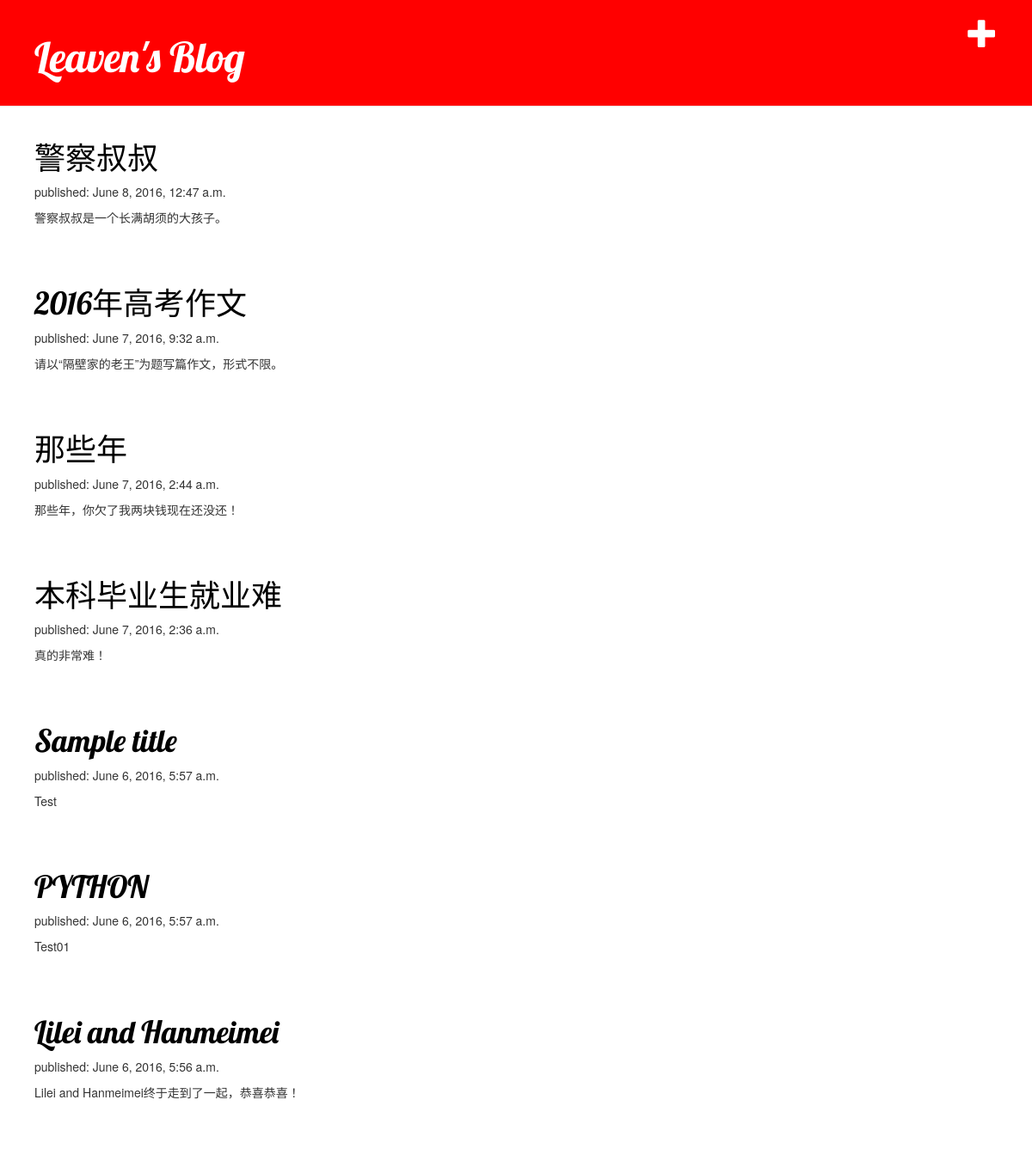
The page / on the database its author committed.
### blog/models.py (models this page shows, shortened)
class Post(models.Model):
    author = models.ForeignKey(User)
    title = models.CharField(max_length=200)
    text = models.TextField()
    created_date = models.DateTimeField(default=timezone.now)
    published_date = models.DateTimeField(blank=True, null=True)

### blog/views.py (the view)
# urls.py: url(r'^$', views.post_list),
def post_list(request):
    posts = Post.objects.filter(published_date__isnull=False).order_by('-published_date')
    return render(request, 'blog/post_list.html', {'posts': posts})

### blog/templates/blog/post_list.html
{% extends 'blog/base.html' %}
{% block content %}
{% for post in posts %}
    <div class="post">
        <h1><a href="{% url 'blog.views.post_detail' pk=post.pk %}">{{ post.title }}</a></h1>
        <p>published: {{ post.published_date }}</p>
        <p>{{ post.text|linebreaks }}</p>
    </div>
{% endfor %}
{% endblock content %}

### static/css/blog.css (style rules this page uses)
h1, h2, h3, h4 { font-family: 'Lobster', cursive; }
.post { margin-bottom: 70px; }
.post h1 a, .post h1 a:visited { color: #000000; }

### rows shown on the page
Post: title "警察叔叔", published_date "June 8, 2016, 12:47 a.m.", text "警察叔叔是一个长满胡须的大孩子。"
Post: title "2016年高考作文", published_date "June 7, 2016, 9:32 a.m.", text "请以“隔壁家的老王”为题写篇作文，形式不限。"
Post: title "那些年", published_date "June 7, 2016, 2:44 a.m.", text "那些年，你欠了我两块钱现在还没还！"
Post: title "本科毕业生就业难", published_date "June 7, 2016, 2:36 a.m.", text "真的非常难！"
Post: title "Sample title", published_date "June 6, 2016, 5:57 a.m.", text "Test"
Post: title "PYTHON", published_date "June 6, 2016, 5:57 a.m.", text "Test01"
Post: title "Lilei and Hanmeimei", published_date "June 6, 2016, 5:56 a.m.", text "Lilei and Hanmeimei终于走到了一起，恭喜恭喜！"
